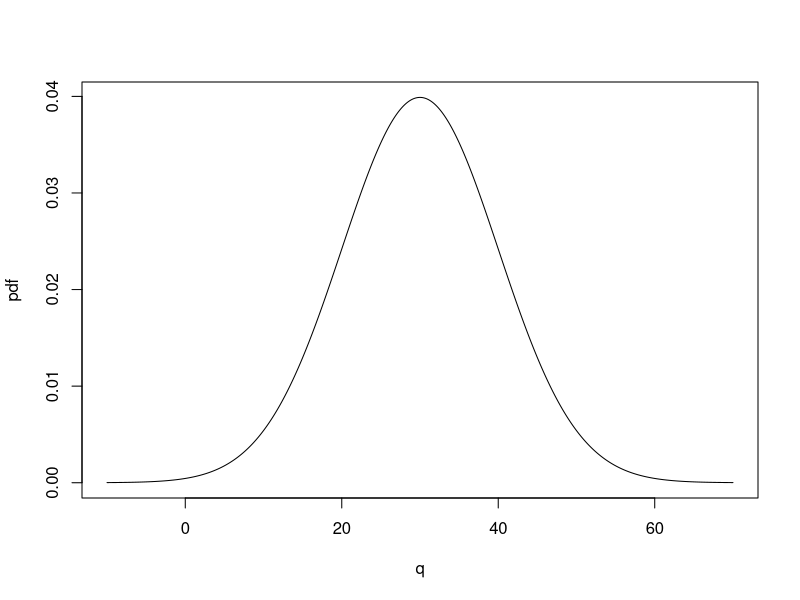
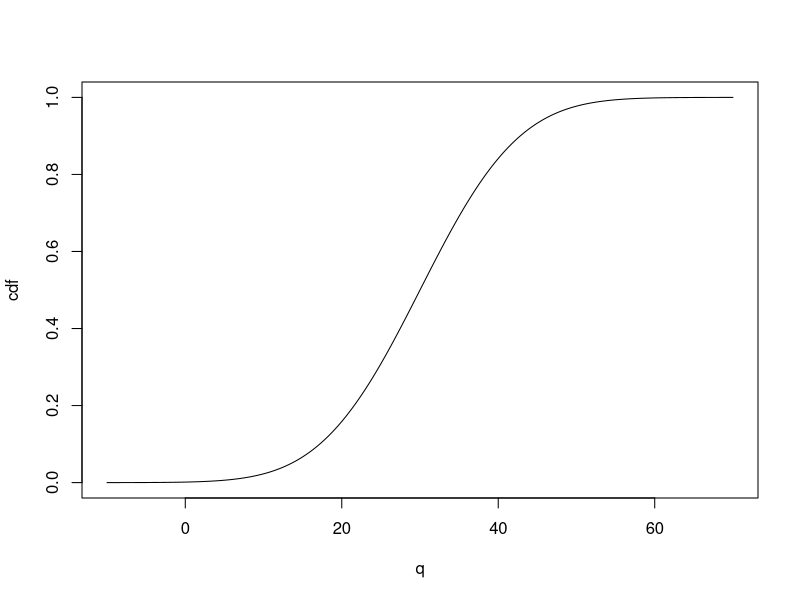
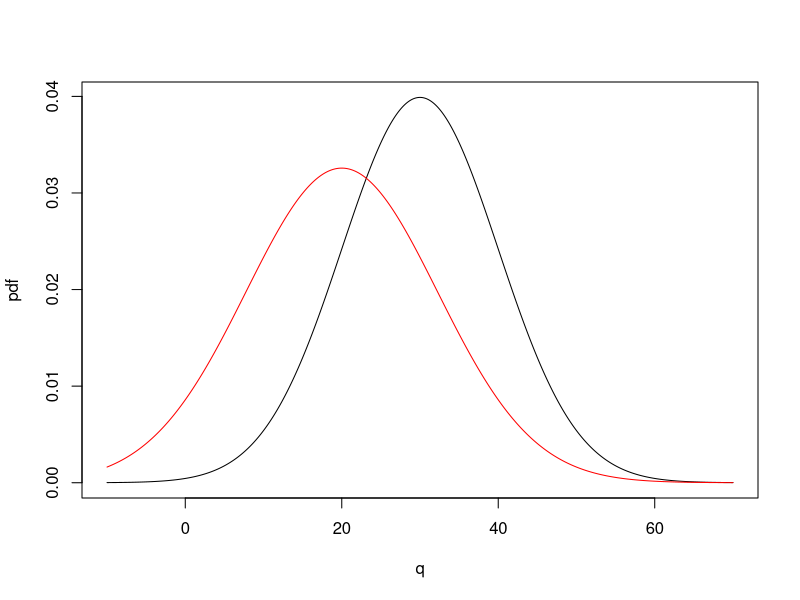
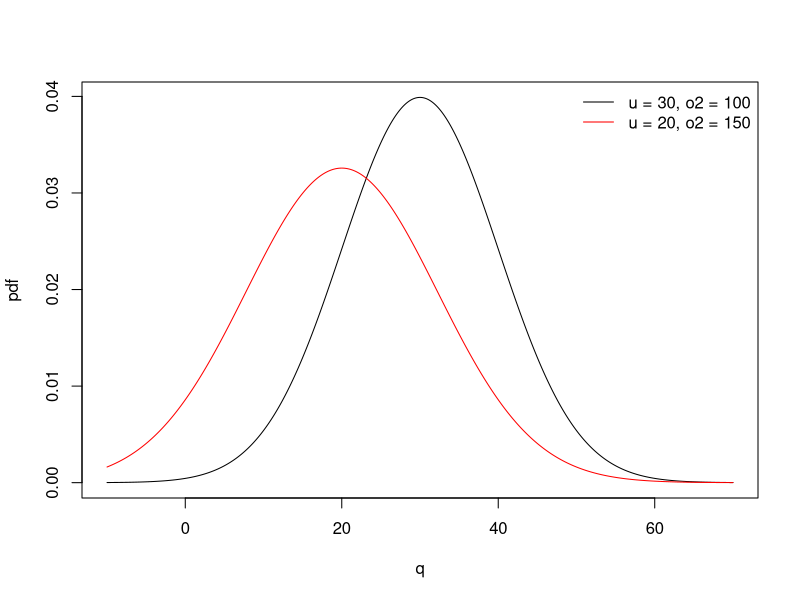
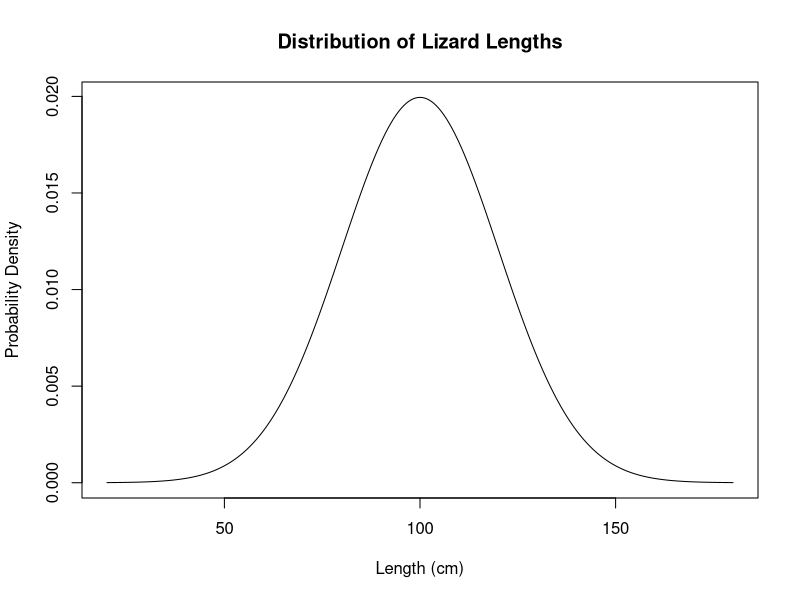
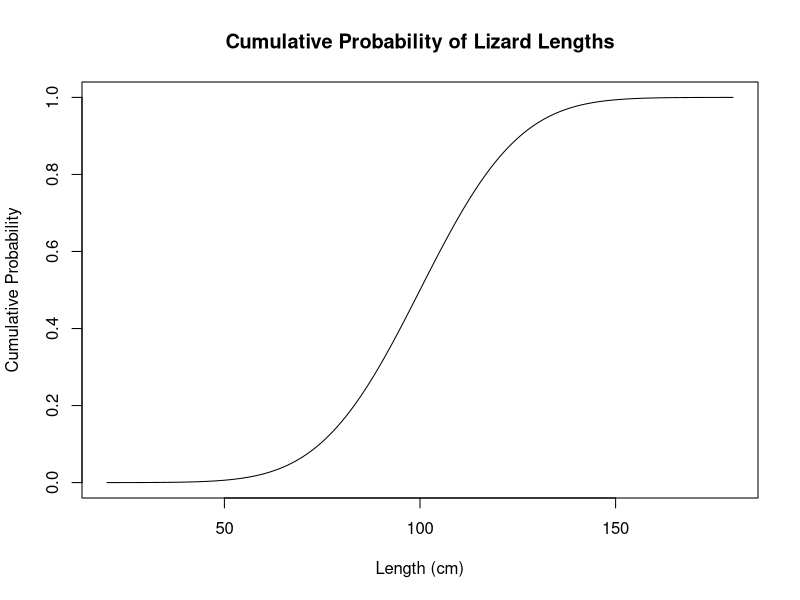
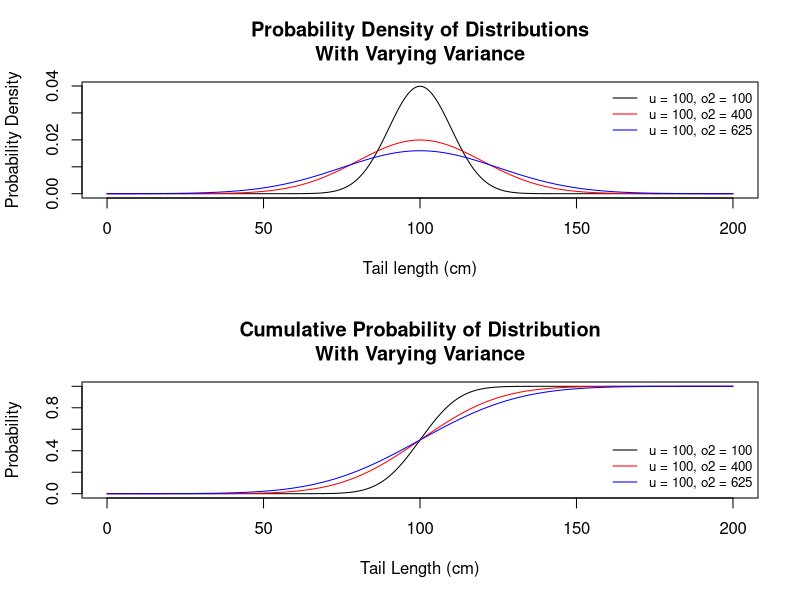

The R script that drew these images, in order:
#Adam Orr
#Biometry
#Lab 3

# ---- warmup ----
#functions
#dnorm() probability density
#pnorm() 
#qnorm()
#rnorm()

#time hummingbird spends at feeder
#mean - 30 s
#var - 100 s

#parameters
u <- 30
o2 <- 100
o <- sqrt(o2)

dnorm(10,u,o) #density of 10 sec at feeder
pnorm(10,u,o) #prob at feeder for <10 sec
qnorm(.25,u,o) #first quartile feeding time

(p <- pnorm(10,u,o))
qnorm(p, u, o)

(q <- qnorm(0.25,u,o))
pnorm(q, u, o)

# ---- warmup - plotting ----
q <- seq(u-4*o,u+4*o, by = .1)
pdf <- dnorm(q, u, o)

#plotting pdf
plot(pdf ~ q, type = "l")

#plotting cdf
cdf <- pnorm(q,u,o)
plot(cdf~q, type = 'l')

# ---- warmup - adding another line ----
second_u <- 20
second_o2 <- 150
second_o <- sqrt(second_o2)
second_pdf <- dnorm(q, second_u, second_o)

#plotting both
plot(pdf ~ q, type = 'l')
lines(second_pdf ~ q, type = 'l', col = 'red')

xrange <- range(q)
yrange <- range(pdf, second_pdf)

plot(pdf~q, type = 'l', xlim = xrange, ylim = yrange)
lines(second_pdf~q, type = 'l', col = 'red')
legend("topright",
       legend = c("u = 30, o2 = 100", "u = 20, o2 = 150"),
       col = c('black','red'),
       lty = 1,
       bty = "n")
# ---- warmup - standard normal ----
qnorm(.25) #r will assume std normal if no u or o provided
pnorm(1)

# ---- question 1 ----
#set parameters
mu <- 100
sigma_squared <- 400
sigma <- sqrt(sigma_squared)

#plot the probability density function of lizard lengths
q <- seq(mu - 4 * sigma, mu + 4 * sigma, by = .1)
pdf <- dnorm(q,mu,sigma)
plot(pdf~q, type = 'l',
     xlab = "Length (cm)",
     ylab = "Probability Density",
     main = "Distribution of Lizard Lengths")

#plot the cumulative distribution function of lizard lengths
cdf <- pnorm(q, mu, sigma)
plot(cdf~q, type = 'l',
     xlab = "Length (cm)",
     ylab = "Cumulative Probability",
     main = "Cumulative Probability of Lizard Lengths")

# ---- question 2 ----
#set parameters
mu <- 100
sigma_squared <- 400
sigma <- sqrt(sigma_squared)
#what is the probability density for a length of 75 cm?
dnorm(75, mu, sigma)

#what is the probability that a lizard will be less than
# or equal to 75 cm?
pnorm(75, mu, sigma)

#greater than 120 cm?
1 - pnorm(120, mu, sigma)

#between 95 and 115 cm?
pnorm(115, mu, sigma) - pnorm(95, mu, sigma)

#at least 40 cm different from the mean?
2 * pnorm(mu - 40, mu, sigma)

#closer than 1.3 sigma to the mean?
pnorm(mu + 1.3 * sigma, mu, sigma) - pnorm(mu - 1.3 * sigma, mu, sigma)

#further than 1.5 sigma from the mean?
2 * pnorm(mu - 1.5 * sigma, mu, sigma)

#further than 0.7 sigma from the mean?
2 * pnorm(mu - .7 * sigma, mu, sigma)

#what are the quartiles of the distribution?
#1st quartile
qnorm(.25, mu, sigma)

#2nd quartile
qnorm(.5, mu, sigma)

#3rd quartile
qnorm(.75, mu, sigma)

#4th quartile
qnorm(1, mu, sigma)

#2/3 of observations are expected to lie below what value?
qnorm(2/3, mu, sigma)

#80% of observations are expected to lie above what value?
qnorm(1 - .8, mu, sigma)

# ---- question 3 ----
#set parameters
mu <- rep(100,3)
sigma_squared <- c(100,400,625)
sigma <- sqrt(sigma_squared)
q <- seq(min(mu) - 4 * max(sigma), max(mu) + 4 * max(sigma), by = .1)

#calculate pdfs
pdfs <- sapply(sigma, FUN = function(x){dnorm(q,mu,x)})

#plot 3 PDFs on the same graph, each with a mean of 100,
#but with different variances. plot each line in a different
#color
par(mfrow=c(2,1)) #put 2 plots on one figure
plot(pdfs[,1]~q, type = 'l',
     xlab = "Tail length (cm)",
     ylab = "Probability Density",
     main = "Probability Density of Distributions\nWith Varying Variance")
lines(pdfs[,2]~q, col = 'red')
lines(pdfs[,3]~q, col = 'blue')

#add legend
legend("topright",
       legend = c("u = 100, o2 = 100", "u = 100, o2 = 400", "u = 100, o2 = 625"),
       col = c('black','red','blue'),
       lty = 1,
       bty = "n",
       cex = .8)

#the second plot should show three corresponding CDFs
#calculate the CDFs
cdfs <- sapply(sigma, FUN = function(x){pnorm(q,mu,x)})
plot(cdfs[,1]~q, type = 'l',
     xlab = 'Tail Length (cm)',
     ylab = "Probability",
     main = "Cumulative Probability of Distribution\nWith Varying Variance")
lines(cdfs[,2]~q, col = 'red')
lines(cdfs[,3]~q, col = 'blue')

#add legend
legend("bottomright",
       legend = c("u = 100, o2 = 100", "u = 100, o2 = 400", "u = 100, o2 = 625"),
       col = c('black','red','blue'),
       lty = 1,
       bty = "n",
       cex = .8)

# ---- question 4 ----
#if the mean height of British men is 177 cm with a standard
#deviation of 7.1 cm, what proportion of British men are
#excluded from being spies by this height restriction?
#assume height follows a normal distribution

#set parameters for men
men_mu <- 177
men_sigma <- 7.1

#proportion excluded 
(p_men_excluded <- 1 - pnorm(180, men_mu, men_sigma))

#the mean height of british women is 163.3 cm,
#with a standard deviation of 6.4 cm. assuming a normal distribution
#of female height, what fraction of women meet MI5's  height standard?

#set parameters for women
women_mu <- 163.3
women_sigma <- 6.4

#fraction of women that meet MI5's height standard
pnorm(173, women_mu, women_sigma)

#imagine that mi5 wants to change its maximum height for
#female spies. its goal is to exclude the same proportion
#of women as men.
#What should the new maximum height for women be?
#(round your answer to the nearest centimeter)
(women_q <- qnorm(1 - p_men_excluded, women_mu, women_sigma))
round(women_q, 0)

#Sean Connery, the original James Bond, is 183 cm tall.
#By how many standard deviations does he exceed the height
# limit for spies?
(183 - men_mu) / (men_sigma)



# ---- question 5 ----
#What is the probability that a normal random variable will
#have a value within 1 standard deviation of the mean?
1 - 2 * pnorm(-1)

#What is the probability that it will be within 5 standard
#deviations of the mean?
1 - 2 * pnorm(-5)

#Fill in the blank: A normal random variable has a 50%
#probability of lying within ___ standard deviations of
#the mean
abs(qnorm(.25))

#Fill in the blank: A normal random variable has a 95%
#probability of lying within ___ standard deviations of
#the mean
abs(qnorm(.025))

#Fill in the blank: A normal random variable has a 99%
#probability of lying within ___ standard deviations of
#the mean
abs(qnorm(.005))


